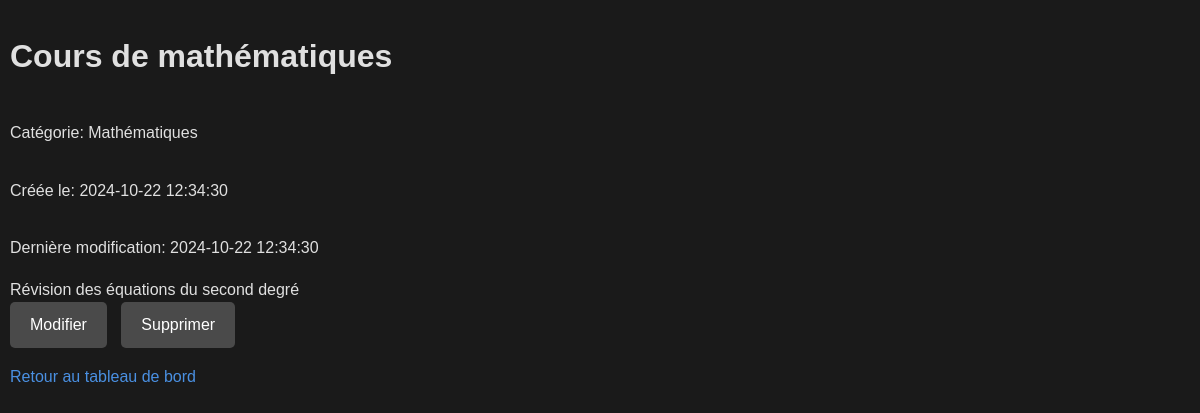
/index.php?action=view_note&id=1 (signed in), run on the app's committed database.
### tables this page shows
CREATE TABLE IF NOT EXISTS notes (
    id INT AUTO_INCREMENT PRIMARY KEY,
    etudiant_id INT NOT NULL,
    categorie_id INT,
    titre VARCHAR(100) NOT NULL,
    contenu TEXT NOT NULL,
    date_creation DATETIME DEFAULT CURRENT_TIMESTAMP,
    date_modification DATETIME DEFAULT CURRENT_TIMESTAMP ON UPDATE CURRENT_TIMESTAMP,
    FOREIGN KEY (etudiant_id) REFERENCES etudiants(id) ON DELETE CASCADE,
    FOREIGN KEY (categorie_id) REFERENCES categories(id) ON DELETE SET NULL
);

CREATE TABLE IF NOT EXISTS categories (
    id INT AUTO_INCREMENT PRIMARY KEY,
    nom VARCHAR(50) NOT NULL,
    description TEXT
);

### controllers/NoteController.php (called while the page is built, shortened)
<?php
require_once 'models/Note.php';
class NoteController {
    private $note;
    public function __construct($db) {
        $this->note = new Note($db);
    }
    public function viewNote($id, $etudiant_id) {
        $note = $this->note->getNote($id);
        if ($note && $note['etudiant_id'] == $etudiant_id) {
            return $note;
        }
        return null;
    }
}

### models/Note.php (called while the page is built, shortened)
<?php
class Note {
    private $conn;
    private $table_name = "notes";
    public function __construct($db) {
        $this->conn = $db;
    }
    public function getNote($id) {
        $query = "SELECT n.*, c.nom as categorie_nom FROM " . $this->table_name . " n
                  LEFT JOIN categories c ON n.categorie_id = c.id
                  WHERE n.id = ?";
        $stmt = $this->conn->prepare($query);
        $stmt->bindParam(1, $id);
        $stmt->execute();
        return $stmt->fetch(PDO::FETCH_ASSOC);
    }
}

### views/note/view_note.php (the view, shortened to what this page needs)
<!DOCTYPE html>
<html lang="fr">
<head>
    <link rel="stylesheet" href="public/css/style.css">
</head>
<body>
    <h1><?php echo htmlspecialchars($note['titre']); ?></h1>
    <p>Catégorie: <?php echo htmlspecialchars($note['categorie_nom']); ?></p>
    <p>Créée le: <?php echo htmlspecialchars($note['date_creation']); ?></p>
    <p>Dernière modification: <?php echo htmlspecialchars($note['date_modification']); ?></p>
    <div class="note-content">
        <?php echo nl2br(htmlspecialchars($note['contenu'])); ?>
    </div>
    <div class="actions">
        <a href="index.php?action=edit_note&id=<?php echo $note['id']; ?>" class="btn">Modifier</a>
        <a href="index.php?action=delete_note&id=<?php echo $note['id']; ?>" class="btn" onclick="return confirm('Êtes-vous sûr de vouloir supprimer cette note ?');">Supprimer</a>
    </div>
    <p><a href="index.php?action=dashboard">Retour au tableau de bord</a></p>
</body>
</html>

### public/css/style.css (style rules this page uses)
html { scrollbar-width: none; -ms-overflow-style: none; }
body { font-family: 'Arial', sans-serif; line-height: 1.6; margin: 0; padding: 10px; background-color: #1a1a1a; color: #e0e0e0; display: flex; flex-direction: column; min-height: 100vh; overflow-y: scroll; }
.btn { display: inline-block; padding: 10px 20px; background: #4a4a4a; color: #ffffff; text-decoration: none; border-radius: 5px; margin-right: 10px; transition: background-color 0.3s ease, transform 0.3s ease; }
a { color: #4a90e2; text-decoration: none; }

### data on the page
notes: titre "Cours de mathématiques", categorie.nom "Mathématiques", date_creation "2024-10-22 12:34:30", date_modification "2024-10-22 12:34:30", contenu "Révision des équations du second degré"
